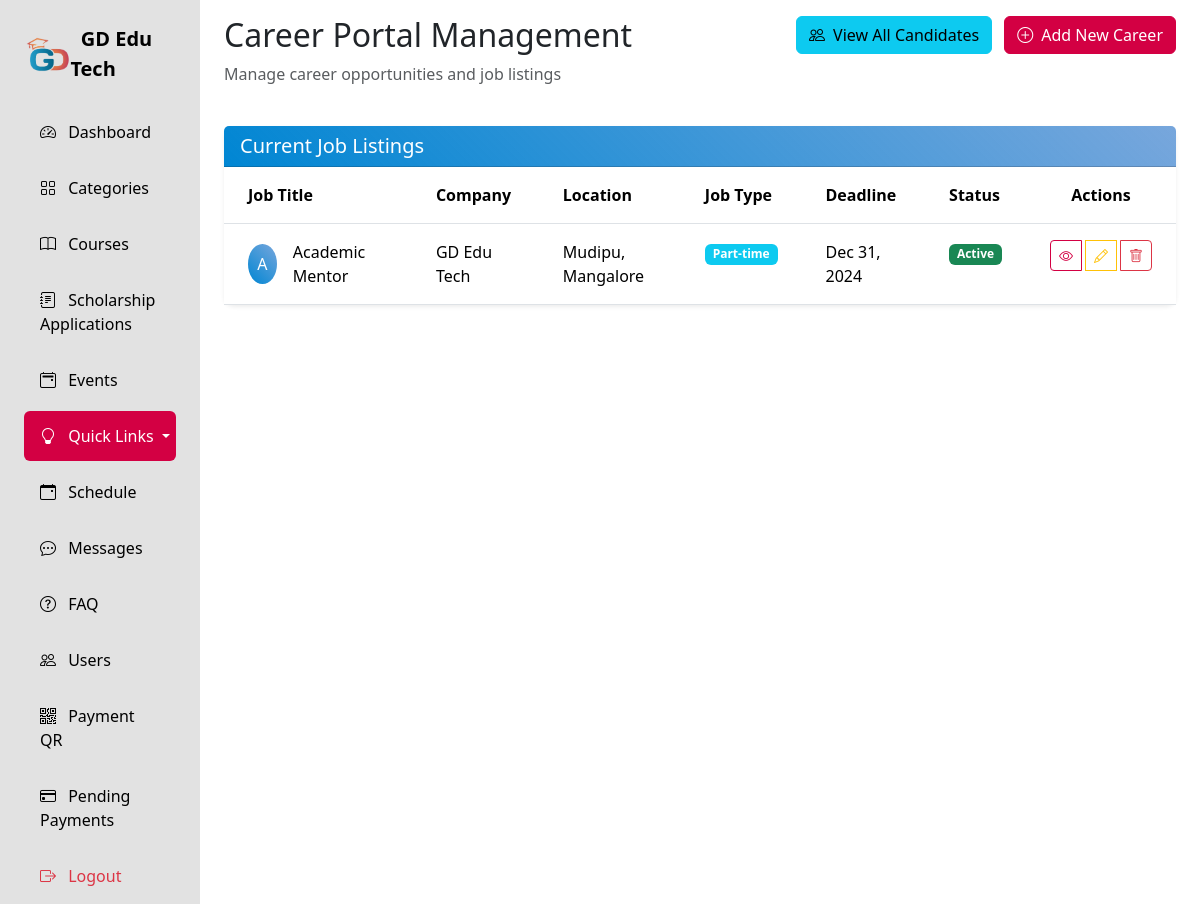
/adminPanel/Career/index.php (signed in), run on the app's committed database.
### tables this page shows
CREATE TABLE `Careers` (
  `job_id` int(11) NOT NULL,
  `job_title` varchar(255) NOT NULL,
  `company_name` varchar(255) NOT NULL,
  `location` varchar(255) NOT NULL,
  `salary_range` varchar(100) DEFAULT NULL,
  `job_description` text NOT NULL,
  `requirements` text NOT NULL,
  `benefits` text DEFAULT NULL,
  `application_deadline` date DEFAULT NULL,
  `job_type` enum('Full-time','Part-time','Contract','Internship') NOT NULL,
  `status` enum('Active','Closed','Draft') DEFAULT 'Active',
  `created_at` timestamp NULL DEFAULT current_timestamp(),
  `updated_at` timestamp NULL DEFAULT current_timestamp() ON UPDATE current_timestamp()
);

### adminPanel/Career/index.php (the view, shortened to what this page needs)
<?php
require_once '../../Configurations/config.php';
$query = "SELECT * FROM Careers ORDER BY created_at DESC";
$result = mysqli_query($conn, $query);
?>
<!DOCTYPE html>
<html lang="en">
<head>
    <link href="https://cdn.jsdelivr.net/npm/bootstrap@5.3.2/dist/css/bootstrap.min.css" rel="stylesheet">
    <link rel="stylesheet" href="https://cdn.jsdelivr.net/npm/bootstrap-icons@1.11.1/font/bootstrap-icons.css">
    <link rel="stylesheet" href="../css/style.css">
</head>
<body>
    <div class="container-fluid">
        <div class="row flex-nowrap">
            <div class="col-auto col-md-3 col-xl-2 px-sm-2 px-0 sidebar">
                <div class="d-flex flex-column align-items-center align-items-sm-start px-3 pt-2 min-vh-100">
                    <a href="#" class="d-flex align-items-center pb-3 mb-md-1 mt-md-3 me-md-auto text-white text-decoration-none">
                        <span class="fs-5 fw-bolder" style="display: flex;align-items:center;color:black;"><img height="35px" src="../images/edutechLogo.png" alt="">&nbsp; GD Edu Tech</span>
                    </a>
                    <ul class="nav nav-pills flex-column mb-sm-auto mb-0 align-items-center align-items-sm-start w-100" id="menu">
                        <li class="w-100">
                            <a href="../" class="nav-link">
                                <i class="bi bi-speedometer2 me-2"></i> Dashboard
                            </a>
                        </li>
                        <li class="w-100">
                            <a href="../Categories/" class="nav-link">
                                <i class="bi bi-grid me-2"></i> Categories
                            </a>
                        </li>
                        <li class="w-100">
                            <a href="../Courses/" class="nav-link">
                                <i class="bi bi-book me-2"></i> Courses
                            </a>
                        </li>
                        <li class="w-100">
                            <a href="../Applications/" class="nav-link">
                                <i class="bi bi-journal-text me-2"></i> Scholarship Applications
                            </a>
                        </li>
                        <li class="w-100">
                            <a href="../Events/" class="nav-link">
                                <i class="bi bi-calendar2-event me-2"></i> Events
                            </a>
                        </li>
                        <li class="w-100 dropdown">
                            <a href="#" class="nav-link dropdown-toggle active" id="quizDropdown" role="button" data-bs-toggle="dropdown" aria-expanded="false">
                                <i class="bi bi-lightbulb me-2"></i> Quick Links
                            </a>
                        </li>
                        <li class="w-100">
                            <a href="../Schedule/" class="nav-link">
                                <i class="bi bi-calendar-event me-2"></i> Schedule
                            </a>
                        </li>
                        <li class="w-100">
                            <a href="../Messages/" class="nav-link">
                                <i class="bi bi-chat-dots me-2"></i> Messages
                            </a>
                        </li>
                        <li class="w-100">
                            <a href="../FAQ/" class="nav-link">
                                <i class="bi bi-question-circle me-2"></i> FAQ
                            </a>
                        </li>
                        <li class="w-100">
                            <a href="../Users/" class="nav-link">
                                <i class="bi bi-people me-2"></i> Users
                            </a>
                        </li>
                        <li class="w-100">
                            <a href="../manage_qr.php" class="nav-link">
                                <i class="bi bi-qr-code me-2"></i> Payment QR
                            </a>
                        </li>
                        <li class="w-100">
                            <a href="../pending_payments.php" class="nav-link">
                                <i class="bi bi-credit-card me-2"></i> Pending Payments
                            </a>
                        </li>
                        <li class="w-100 mt-auto">
                            <a href="../logout.php" class="nav-link text-danger">
                                <i class="bi bi-box-arrow-right me-2"></i> Logout
                            </a>
                        </li>
                    </ul>
                </div>
            </div>
            <div class="col py-3">
                <div class="container-fluid">
                    <div class="row mb-4">
                        <div class="col">
                            <h2>Career Portal Management</h2>
                            <p class="text-muted">Manage career opportunities and job listings</p>
                        </div>
                        <div class="col-auto">
                            <a href="view_candidates.php" class="btn btn-info me-2">
                                <i class="bi bi-people me-2"></i>View All Candidates
                            </a>
                            <a href="Add_career.php" class="btn btn-primary">
                                <i class="bi bi-plus-circle me-2"></i>Add New Career
                            </a>
                        </div>
                    </div>
                    <div class="card shadow-sm">
                        <div class="card-header bg-primary text-white">
                            <h5 class="card-title mb-0">Current Job Listings</h5>
                        </div>
                        <div class="card-body p-0">
                            <div class="table-responsive">
                                <table class="table table-hover mb-0">
                                    <thead>
                                        <tr>
                                            <th class="py-3 px-4">Job Title</th>
                                            <th class="py-3 px-4">Company</th>
                                            <th class="py-3 px-4">Location</th>
                                            <th class="py-3 px-4">Job Type</th>
                                            <th class="py-3 px-4">Deadline</th>
                                            <th class="py-3 px-4">Status</th>
                                            <th class="py-3 px-4 text-center">Actions</th>
                                        </tr>
                                    </thead>
                                    <tbody>
                                        <?php if (mysqli_num_rows($result) > 0): ?>
                                            <?php while ($career = mysqli_fetch_assoc($result)): ?>
                                                <tr>
                                                    <td class="py-3 px-4">
                                                        <div class="d-flex align-items-center">
                                                            <div class="rounded-circle bg-primary text-white me-3 d-flex align-items-center justify-content-center" style="width: 40px; height: 40px;">
                                                                <?php echo strtoupper(substr($career['job_title'], 0, 1)); ?>
                                                            </div>
                                                            <?php echo htmlspecialchars($career['job_title']); ?>
                                                        </div>
                                                    </td>
                                                    <td class="py-3 px-4"><?php echo htmlspecialchars($career['company_name']); ?></td>
                                                    <td class="py-3 px-4"><?php echo htmlspecialchars($career['location']); ?></td>
                                                    <td class="py-3 px-4">
                                                        <span class="badge bg-info">
                                                            <?php echo htmlspecialchars($career['job_type']); ?>
                                                        </span>
                                                    </td>
                                                    <td class="py-3 px-4">
                                                        <?php
                                                        if (!empty($career['application_deadline'])) {
                                                            $deadline = new DateTime($career['application_deadline']);
                                                            echo $deadline->format('M d, Y');
                                                        } else {
                                                            echo 'No deadline set';
                                                        }
                                                        ?>
                                                    </td>
                                                    <td class="py-3 px-4">
                                                        <span class="badge bg-<?php echo $career['status'] === 'Active' ? 'success' : ($career['status'] === 'Closed' ? 'danger' : 'warning'); ?>">
                                                            <?php echo htmlspecialchars($career['status']); ?>
                                                        </span>
                                                    </td>
                                                    <td class="py-3 px-4 text-center">
                                                        <div class="btn-group" role="group">
                                                            <a href="view_career.php?id=<?php echo $career['job_id']; ?>"
                                                               class="btn btn-sm btn-outline-primary me-1"
                                                               title="View Details">
                                                                <i class="bi bi-eye"></i>
                                                            </a>
                                                            <a href="edit_career.php?id=<?php echo $career['job_id']; ?>"
                                                               class="btn btn-sm btn-outline-warning me-1"
                                                               title="Edit Job">
                                                                <i class="bi bi-pencil"></i>
                                                            </a>
                                                            <a href="delete_career.php?id=<?php echo $career['job_id']; ?>"
                                                               class="btn btn-sm btn-outline-danger"
                                                               onclick="return confirm('Are you sure you want to delete this job posting?');"
                                                               title="Delete Job">
                                                                <i class="bi bi-trash"></i>
                                                            </a>
                                                        </div>
                                                    </td>
                                                </tr>
                                            <?php endwhile; ?>
                                        <?php else: ?>
                                            <tr>
                                                <td colspan="7" class="text-center py-4">No job listings found</td>
                                            </tr>
                                        <?php endif; ?>
                                    </tbody>
                                </table>
                            </div>
                        </div>
                    </div>
                </div>
            </div>
        </div>
    </div>
</body>
</html>

### adminPanel/css/style.css (style rules this page uses)
.sidebar { background: #e2e2e2 !important; min-height: 100vh; color: white; }
.nav-link { color:black; padding: 0.8rem 1rem; margin: 0.2rem 0; border-radius: 0.5rem; }
.nav-link.active { background: #d30043 !important; color: white; }
.card { border: none; border-radius: 10px; box-shadow: 0 0 15px rgba(0, 0, 0, 0.1); }
.btn-primary { background:#d30043 !important ; border-color: #d30043 !important; }
.btn-outline-primary { color: #d30043 !important ; border-color: #d30043 !important; }
.bg-primary { background: linear-gradient(45deg, #0086d3, #0a5fc08d) !important; }

### data on the page
careers: job_title "A", job_title "Academic Mentor", company_name "GD Edu Tech", location "Mudipu, Mangalore", job_type "Part-time", application_deadline "Dec 31, 2024", status "Active"
